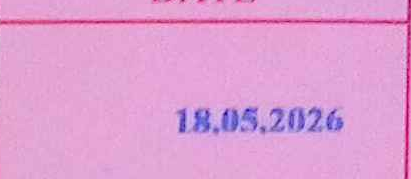
#> input picture 02_crops/Invoice_Date.png, 411 x 179 px
$ python -i make_value_crops.py   (imports and definitions only)
#> lines starting #> are read from the running program, lines starting #| are printed output that depends on the picture; after the words box and inside, x2 and y2 are one past the last pixel; in counts of white or black regions, pixels touching at a corner belong together
import argparse
from pathlib import Path

import numpy as np
from PIL import Image


IMAGE_EXTENSIONS = {".png", ".jpg", ".jpeg", ".tif", ".tiff", ".bmp", ".webp"}


def parse_args():
    parser = argparse.ArgumentParser(
        description="Create value-focused crops from YOLO invoice field crops."
    )
    parser.add_argument(
        "--input-dir",
        default="tesseract_training/ground_truth",
        help="Directory with original field crops and .gt.txt files.",
    )
    parser.add_argument(
        "--output-dir",
        default="tesseract_training/value_ground_truth",
        help="Directory where value-focused crops and labels are written.",
    )
    return parser.parse_args()


def crop_value_region(image_path):
#> called with image_path = '../02_crops/Invoice_Date.png'
    image = Image.open(image_path).convert("RGB")
#> image is the input picture: PIL image 411x179 RGB; mean R, G, B 223.9, 158.9, 211.8
    arr = np.array(image)
    height, width = arr.shape[:2]
#> height = 179; width = 411
    red, green, blue = arr[:, :, 0], arr[:, :, 1], arr[:, :, 2]
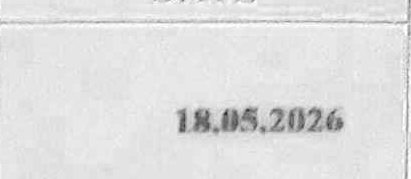
#> red: shape (179, 411); min 35, max 255, mean 223.9
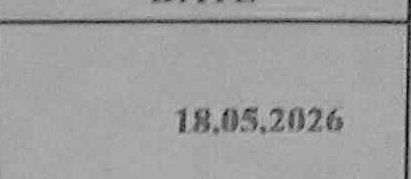
#> green: shape (179, 411); min 2, max 190, mean 158.9
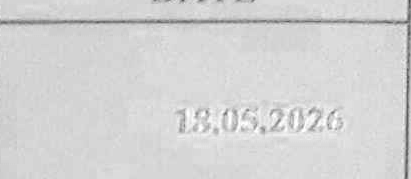
#> blue: shape (179, 411); min 75, max 255, mean 211.8

    blue_text_mask = (blue > red + 10) & (blue > green + 8) & (blue > 70)
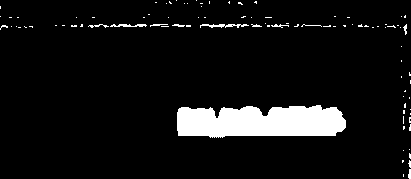
#> blue_text_mask: shape (179, 411) bool; 7.3% white; 93 white regions (82 under 20 px), largest, box (x1, y1, x2, y2) and area: (177, 105, 346, 138) 4618, (200, 24, 249, 28) 111, (110, 24, 147, 27) 78
#> (the run stopped early here; a loop or call above may not have finished)
